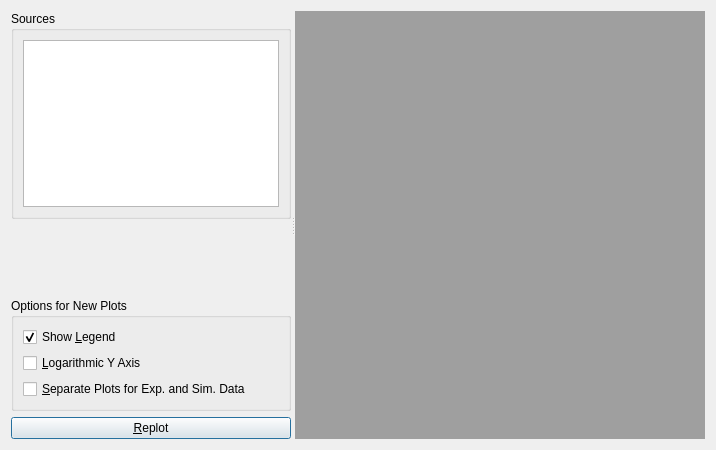
<?xml version="1.0" encoding="UTF-8"?>
<ui version="4.0">
 <class>DataViewWidget</class>
 <widget class="QDialog" name="DataViewWidget">
  <property name="geometry">
   <rect>
    <x>0</x>
    <y>0</y>
    <width>716</width>
    <height>450</height>
   </rect>
  </property>
  <property name="windowTitle">
   <string>Dialog</string>
  </property>
  <layout class="QHBoxLayout" name="horizontalLayout">
   <item>
    <widget class="QSplitter" name="splitter">
     <property name="orientation">
      <enum>Qt::Horizontal</enum>
     </property>
     <widget class="QWidget" name="layoutWidget">
      <layout class="QVBoxLayout" name="verticalLayoutLeft">
       <item>
        <widget class="QGroupBox" name="groupBoxSources">
         <property name="title">
          <string>Sources</string>
         </property>
         <layout class="QVBoxLayout" name="verticalLayout_5">
          <item>
           <widget class="QTableView" name="tableSources"/>
          </item>
         </layout>
        </widget>
       </item>
       <item>
        <spacer name="verticalSpacer">
         <property name="orientation">
          <enum>Qt::Vertical</enum>
         </property>
         <property name="sizeHint" stdset="0">
          <size>
           <width>20</width>
           <height>98</height>
          </size>
         </property>
        </spacer>
       </item>
       <item>
        <widget class="QGroupBox" name="groupBoxOptions">
         <property name="title">
          <string>Options for New Plots</string>
         </property>
         <layout class="QVBoxLayout" name="verticalLayout_6">
          <item>
           <layout class="QVBoxLayout" name="verticalLayoutCheckboxes">
            <item>
             <widget class="QCheckBox" name="checkBoxShowLegend">
              <property name="text">
               <string>Show &amp;Legend</string>
              </property>
              <property name="checked">
               <bool>true</bool>
              </property>
             </widget>
            </item>
            <item>
             <widget class="QCheckBox" name="checkBoxLogYAxis">
              <property name="text">
               <string>&amp;Logarithmic Y Axis</string>
              </property>
             </widget>
            </item>
            <item>
             <widget class="QCheckBox" name="checkBoxSeparatePlots">
              <property name="text">
               <string>&amp;Separate Plots for Exp. and Sim. Data</string>
              </property>
             </widget>
            </item>
           </layout>
          </item>
         </layout>
        </widget>
       </item>
       <item>
        <widget class="QPushButton" name="pushButtonReplot">
         <property name="text">
          <string>&amp;Replot</string>
         </property>
        </widget>
       </item>
      </layout>
     </widget>
     <widget class="QMdiArea" name="plotWindowsArea">
      <property name="sizePolicy">
       <sizepolicy hsizetype="Expanding" vsizetype="Expanding">
        <horstretch>3</horstretch>
        <verstretch>0</verstretch>
       </sizepolicy>
      </property>
      <property name="verticalScrollBarPolicy">
       <enum>Qt::ScrollBarAsNeeded</enum>
      </property>
      <property name="horizontalScrollBarPolicy">
       <enum>Qt::ScrollBarAsNeeded</enum>
      </property>
      <property name="viewMode">
       <enum>QMdiArea::SubWindowView</enum>
      </property>
     </widget>
    </widget>
   </item>
  </layout>
 </widget>
 <resources/>
 <connections/>
</ui>
